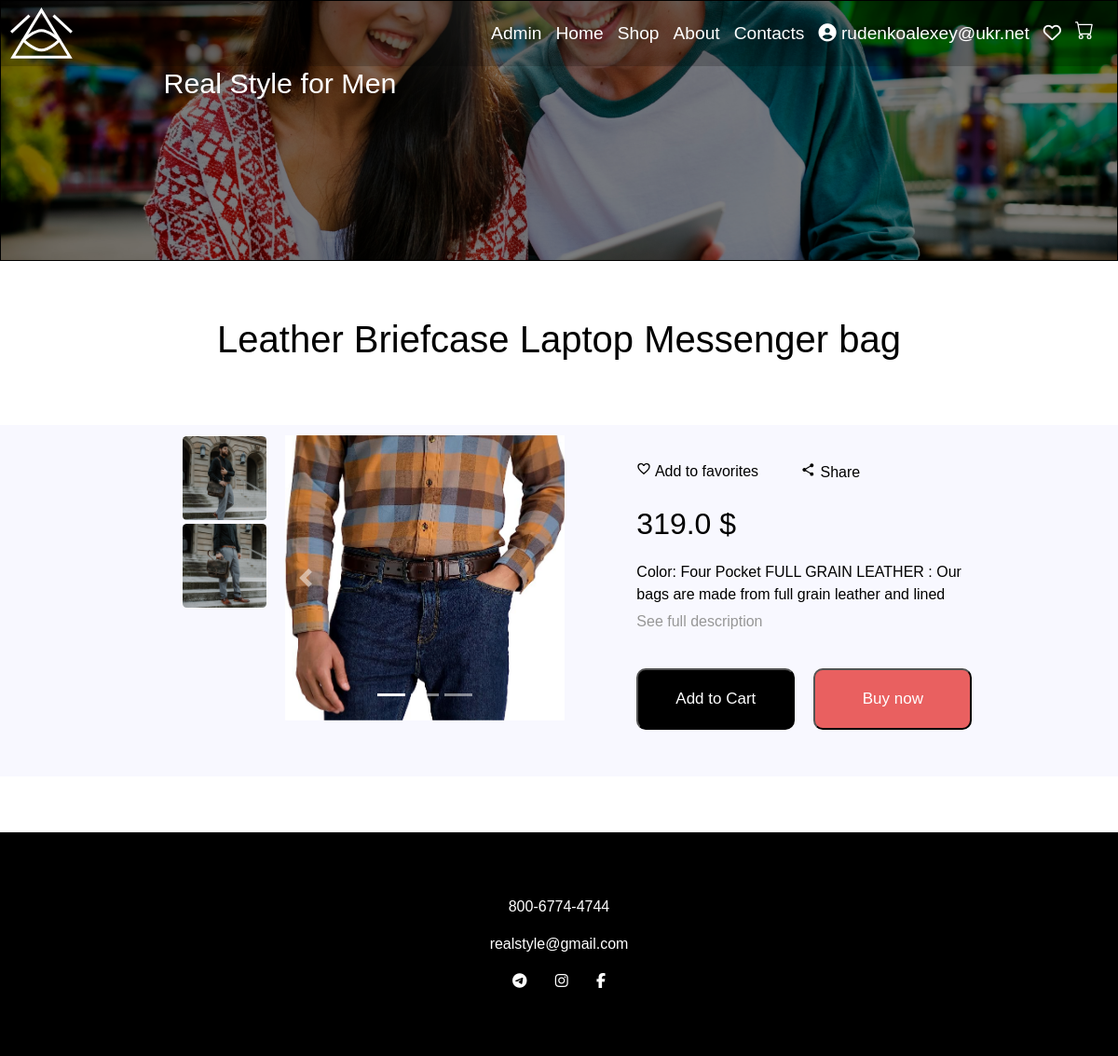
Screenshot of /1 (signed in) with the database file from the repository.
### models.py (models this page shows, shortened)
class User(UserMixin, db.Model):
    id = db.Column(db.Integer, primary_key=True)
    email = db.Column(db.String(64), unique=False, index=True)
    username = db.Column(db.String(64), unique=True, index=True)
    password_hash = db.Column(db.String(128))
    confirmed = db.Column(db.Boolean, default=False)
    is_admin = db.Column(db.Boolean, default=False)
    @property
    def password(self):
        raise AttributeError('password is not a readable attribute')

class Product(db.Model):
    id = db.Column(db.Integer, primary_key=True)
    title = db.Column(db.String(100), nullable=False)
    description = db.Column(db.String(2000), nullable=False)
    item_image1 = db.Column(db.String(255), nullable=False)
    item_image2 = db.Column(db.String(255), nullable=False)
    item_image3 = db.Column(db.String(255), nullable=False)
    price = db.Column(db.Float, nullable=False)
    in_stock = db.Column(db.String(100), default=True) # Boolean
    category_id = db.Column(db.Integer, db.ForeignKey('category.id'), nullable=False)#, primary_key=True)

### views.py (the view)
@app.route("/<int:product_id>")
def product_detail(product_id):
    product = Product.query.filter_by(id=product_id).first()
    print(product.id)
    if current_user.is_authenticated:
        favorite_list = get_favorite_list()
        favorite_list = [fav.id for fav in favorite_list]
        return render_template("/product_detail.html", product=product, favorite_list=favorite_list)
    else:
        if session.get('favorite'):
            favorite_items = session.get('favorite')
            print(favorite_items)
            favorites_id_list = [int(product_id) for product_id in favorite_items]
            return render_template("/product_detail.html", product=product, favorites_id_list=favorites_id_list)
    return render_template("/product_detail.html", product=product)

### auth/auth.py (called while the page is built)
@auth.before_app_request
def before_request():
    if current_user.is_authenticated and not current_user.confirmed and request.endpoint[:5] != 'auth.':
        return redirect(url_for('auth.unconfirmed'))

### models.py (called while the page is built)
@login_manager.user_loader
def load_user(user_id):
    return User.query.get(int(user_id))

### views.py (called while the page is built)
def get_favorite_list():
    favorites = Favorite.query.filter_by(user_id=current_user.id).all()
    favorite_list = []
    for favorite in favorites:
        product = Product.query.filter_by(id=favorite.product_id).first()
        favorite_list.append(product)
    print(favorite_list)
    return favorite_list

### templates/product_detail.html (shortened to what this page needs)
{% extends 'base.html' %}
{% block style %}
	<link rel="stylesheet" href="https://cdn.jsdelivr.net/npm/bootstrap@4.0.0/dist/css/bootstrap.min.css">
	<link rel="stylesheet" type="text/css" href="{{ url_for('static', filename='css/styleShop.css' ) }}">
	<link rel="stylesheet" type="text/css" href="{{ url_for('static', filename='css/ProductDetailStyle.css' ) }}">
	<link rel="stylesheet" type="text/css" href="{{ url_for('static', filename='css/styleGeneral.css') }}">
	<link href='https://unpkg.com/boxicons@2.1.4/css/boxicons.min.css' rel='stylesheet'>
{% endblock %}
{% block content %}
		<section class="clothes">
			<h1>{{ product.title }}</h1>
		</section>
		<div class="product_detail">
			<div class="gallery">
				<div class="small_images">
					<img src="{{ product.item_image1 }}" alt="a.jpeg">
					<img src="{{ product.item_image3 }}">
				</div>
				<div class="main_image">
					<div id="carouselExampleIndicators" class="carousel slide" data-ride="carousel">
						 <ol class="carousel-indicators">
						   <li data-target="#carouselExampleIndicators" data-slide-to="0" class="active"></li>
						   <li data-target="#carouselExampleIndicators" data-slide-to="1"></li>
						   <li data-target="#carouselExampleIndicators" data-slide-to="2"></li>
						 </ol>
						 <div class="carousel-inner">
						   <div class="carousel-item active">
						     <img class="d-block w-100" src="{{ product.item_image2 }}" alt="First slide">
						   </div>
						</div>
						<a class="carousel-control-prev" href="#carouselExampleIndicators" role="button" data-slide="prev">
						   <span class="carousel-control-prev-icon" aria-hidden="true"></span>
					  	</a>
					  	<a class="carousel-control-next" href="#carouselExampleIndicators" role="button" data-slide="next">
					    	<span class="carousel-control-next-icon" aria-hidden="true"></span>
					  	</a>
					</div>
				</div>
			</div>
			<div class="product_description">
				<div class="favorite_and_share">
					<div id="myButton" class="favorite" onclick="ChangeFavoriteCheck({{ product.id }})">
					{% if current_user.is_authenticated %}
						{% if product.id in favorite_list %}
							<a href="{{ url_for('delete_from_favorites', product_id=product.id) }}">
							<svg id="favorite_icon"  width="16" height="16" viewBox="0 0 16 16" xmlns="http://www.w3.org/2000/svg" class="icon___IB7JS"><path d="M11 2c-1.16 0-2.274.54-3 1.393A3.992 3.992 0 0 0 5 2a3.631 3.631 0 0 0-3.667 3.667c0 2.52 2.267 4.573 5.7 7.693l.967.873.966-.88c3.434-3.113 5.7-5.166 5.7-7.686A3.631 3.631 0 0 0 11 2zM8.066 12.367 8 12.433l-.067-.066c-3.173-2.874-5.267-4.774-5.267-6.7 0-1.334 1-2.334 2.334-2.334 1.026 0 2.026.66 2.38 1.574h1.246C8.973 3.993 9.973 3.333 11 3.333c1.333 0 2.333 1 2.333 2.334 0 1.926-2.093 3.826-5.267 6.7z" fill="red"></path></svg>
						<span id="favorite_span">Delete from favorites</span></a>
						{% else %}
						<a href="{{ url_for('add_to_favorites', product_id=product.id) }}">
						<span id="favorite_span">Add to favorites</span></a><br>
					{% endif %}
					{% endif %}
					</div>
					<div class="share">
						<button id="openModal">
			 				<span class="label___lAE07">Share</span>
						</button>
					</div>
				</div>
				<div class="product_price">
					<p>{{ product.price }} $</p>
				</div>
				<div class="holder">
					<div class="limited">
						<p>{{ product.description }}</p>
					</div>
					<label for="read_more_checker" class="read_more_button"></label>
				</div>
				<div class="btns_div">
					<form action="{{ url_for('add_to_cart', product_id=product.id) }}" method="get">
				 		<button class="add_btn" type="submit">Add to Cart</button>
					</form>
			 		<form action="{{ url_for('buy_now', price=product.price) }}" method="get">
						<button class="buy_btn" type="submit">Buy now</button>
					</form>
				</div>
			</div>
		</div>
{% endblock %}

### templates/base.html (shortened to what this page needs)
<!DOCTYPE html>
<html>
<head>
  <link rel="stylesheet" href="https://cdnjs.cloudflare.com/ajax/libs/animate.css/4.1.1/animate.min.css"/>
  <link rel="stylesheet" href="https://cdnjs.cloudflare.com/ajax/libs/animate.css/4.1.1/animate.min.css"/>
  <link rel="stylesheet" type="text/css" href="https://maxcdn.bootstrapcdn.com/font-awesome/4.7.0/css/font-awesome.min.css">
  <link rel="stylesheet" type="text/css" href="{{ url_for('static', filename='css/styleGeneral.css') }}">
    {% block style %}{% endblock %}
</head>
<body>
	<div class="main_grid">
            <header id="headerElem">
                <nav class="grid_menu">
                    <img src="{{ url_for('static', filename='logo.svg') }}" alt="logo">
                    <div id="MainMenu" class="menu">
                        {% if current_user.is_admin %}
                            <a href="{{ url_for('admin.admin_page') }}">Admin</a>
                        {% endif %}
                        <a href="{{ url_for('home') }}">Home</a>
                        <a href="{{ url_for('shop') }}">Shop</a>
                        <a href="{{ url_for('about') }}">About</a>
                        <a href="{{ url_for('contacts') }}">Contacts</a>
                        {% if current_user.is_authenticated %}
                        <a href="{{ url_for('my_account', user_id=current_user.id) }}">
                            <i class='fas fa-user-circle logining'></i> {{ current_user.username }}
                        </a>
                        {% else %}
                        <a href="{{ url_for('auth.login') }}">
                            <i class='fas fa-user-circle'></i>
                        </a>
                        {% endif %}
                        <a href="{{ url_for('favorite') }}">
                            <i class="fa-sharp fa-regular fa-heart"></i>
                        </a>
                        <a href="{{ url_for('cart') }}">
                        </a>
                    </div>
                </nav>
                <div class="banner" id="header">
                    <h1>Real Style for Men</h1>
                </div>
            </header>
        {% block content %}{% endblock %}
        {% block footer %}
         <footer>
            <p>800-6774-4744</p>
            <p>realstyle@gmail.com</p>
            <div class="social">
                <a href="#"><i class="fa fa-telegram"></i></a>
                <a href="https://www.instagram.com/real_style_4_men/"><i class="fa fa-instagram"></i></a>
                <a href="#"><i class="fa fa-facebook"></i></a>
            </div>
        </footer>
        {% endblock %}
    </div>
</body>
</html>

### static/css/styleGeneral.css (style rules this page uses)
body { font-size: 1em; font-family: sans-serif; margin: 0; }
header { height: 50vh; border: 1px solid black; box-shadow: inset 0 0 0 1000px rgba(0, 0, 0, 0.5); background-size: cover; background-repeat: no-repeat; color: white; grid-column: 1 / -1; transition: 0.2s; }
.main_grid { display: grid; grid-template-columns: 1fr repeat(2, minmax(auto, 25em)) 1fr; grid-auto-rows: auto; }
.grid_menu { height: 70px; display: flex; flex-direction: row; justify-content: space-between; align-items: center; padding: 20px 10px; box-shadow: 0 2px 4px rgba(0, 0, 0, 0.3); box-shadow: inset 0 0 0 1000px rgba(0, 0, 0, 0.2); position: sticky; top: 0; }
.grid_menu img { height: 7vh; }
.menu { display: flex; flex-direction: row; flex-wrap: wrap; }
.menu a { text-decoration: none; color: white; font-size: 1.2em; margin-right: 15px; }
#MainMenu { float: right; }
.banner { width: 50%; flex-grow: 1; display: flex; flex-direction: column; justify-content: center; align-items: center; }
.banner h1 { font-size: 1.9em; }
.clothes { grid-column: 1 / -1; text-align: center; align-items: center; padding-top: 60px; padding-bottom: 60px; }
footer { grid-column: 1 / -1; height: 30vh; background: black; display: flex; flex-direction: column; justify-content: center; align-items: center; color: white; }
footer .social { width: 130px; display: flex; flex-direction: row; justify-content: space-around; }
footer i { color: white; }
@media (max-width: 1200px) { header { height: 35vh; } }

### static/css/styleShop.css (style rules this page uses)
header { background-image: url(../images_for_css/bg/shop_header_back.jpg); }
@media (max-width: 1200px) { header { height: 35vh; } }
@media (max-width: 1200px) { .clothes { padding-top: 10px; padding-bottom: 10px; } }
@media (max-width: 1200px) { footer { height: 20vh; } }

### static/css/ProductDetailStyle.css (style rules this page uses)
.clothes { color: black; }
.product_detail { grid-column: 1 / -1; background: ghostwhite; color: black; margin-bottom: 5%; display: grid; }
.product_detail .gallery { display: flex; grid-column: 2 / 2; justify-content: center; }
.product_detail .small_images { display: flex; flex-direction: column; margin: 2%; }
.product_detail .small_images img { border-radius: 5%; width: 90px; height: 90px; margin: 2%; object-fit: cover; }
.product_detail .main_image { margin: 2%; object-fit: cover; width: 300px; }
.product_detail .product_price { font-size: 32px; }
.product_description { grid-column: 3 / 3; padding: 20px; display: flex; flex-direction: column; width: 400px; }
.product_description .btns_div { display: flex; justify-content: space-between; width: 360px; }
.product_description .btns_div form button { width: 170px; border-radius: 10px; font-size: 17px; margin: 30px 0px; padding: 18px 4px; }
.add_btn { background: black; color: white; }
.buy_btn { margin-left: 20px; background: #E96060; color: white; }
.favorite_and_share { display: flex; margin: 5% 0; }
.share { margin-left: 20px; }
.favorite a { color: black; text-decoration: none; }
.limited { max-height: 53px; overflow: hidden; position: relative; }
.read_more_button { color: #979797; cursor: pointer; }
.read_more_checker ~ .read_more_button:after { content: "See full description"; }
#openModal { background: none; border: none; }

### rows the page displays
User: username "rudenkoalexey@ukr.net"
Product: title "Leather Briefcase Laptop Messenger bag", item_image1 (picture), item_image3 (picture), item_image2 (picture), price "319.0", description "Color: Four Pocket FULL GRAIN LEATHER : Our bags are made from full grain leather and lined…"
